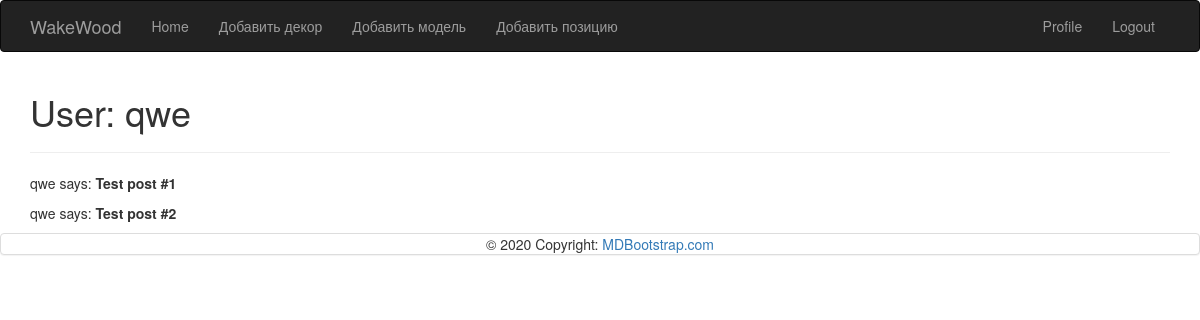
/user/qwe (signed in), run on the app's committed database.
### app_dir/models.py (models this page shows, shortened)
class User(UserMixin, db.Model):
    id = db.Column(db.Integer, primary_key=True)
    username = db.Column(db.String(64), index=True, unique=True)
    email = db.Column(db.String(120), index=True, unique=True)
    password_hash = db.Column(db.String(128))
    posts = db.relationship('Post', backref='author', lazy='dynamic')

### app_dir/routes.py (the view)
@app.route('/user/<username>')
@login_required
def user(username):
    user = User.query.filter_by(username=username).first_or_404()
    posts = [
        {'author': user, 'body': 'Test post #1'},
        {'author': user, 'body': 'Test post #2'}
    ]
    return render_template('user.html', user=user, posts=posts)

### app_dir/models.py (called while the page is built)
@login.user_loader
def load_user(id):
    return User.query.get(int(id))

### app_dir/templates/user.html
{% extends "base.html" %}
{% block app_content %}
    <h1>User: {{ user.username }}</h1>
    <hr>
    {% for post in posts %}
    <p>
    {{ post.author.username }} says: <b>{{ post.body }}</b>
    </p>
    {% endfor %}
{% endblock %}

### data on the page
User: username "qwe", author.username "qwe" "qwe"

### other printed values
{{ post.body }} "Test post #1" "Test post #2"
